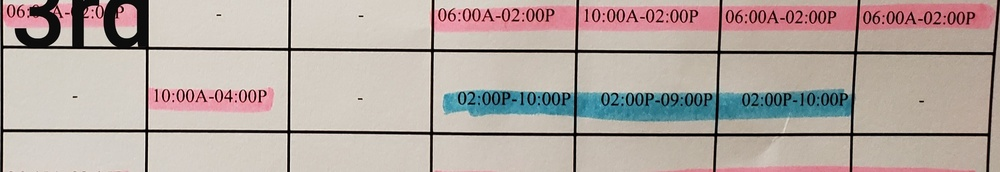
#> input picture Test Images/schedule_test_1.jpg, 1000 x 172 px, shrunk from 2811 x 483 before the run; its folder holds only this picture in this run
$ python -i OCR.py   (imports and definitions only)
#> lines starting #> are read from the running program, lines starting #| are printed output that depends on the picture
import pytesseract
from PIL import Image, ImageOps, ImageEnhance
import copy
import os.path
import sys
import stat
import time

pytesseract.pytesseract.tesseract_cmd = r'C:\Program Files\Tesseract-OCR\tesseract.exe'

# [52 lines left out: function split_schedule, not called in this run]


def ocr_core(filename):
    """Takes a file, reads the text on it with Pytesseract, cleans the text, and returns it"""
#> called with filename = 'Test Images/schedule_test_1.jpg'

    img = Image.open(filename)
#> img is the input picture: PIL image 1000x172 RGB; mean R, G, B 180.5, 168.2, 162.4
    width, height = img.size
#> width = 1000; height = 172

    # brightens the image
    enhancer = ImageEnhance.Brightness(img)
    img = enhancer.enhance(2)
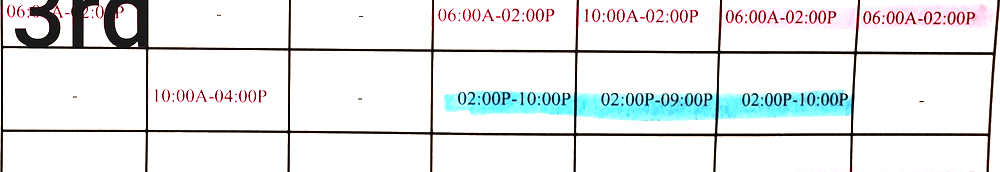
#> img: PIL image 1000x172 RGB; mean R, G, B 231.9, 234.3, 235

    # sharpens the image
    enhancer = ImageEnhance.Sharpness(img)
    for i in range(8):
        factor = i / 4.0
        enhancer.enhance(factor) #.show("Sharpness %f" % factor)

    # grayscales the image
    img = ImageOps.grayscale(img)
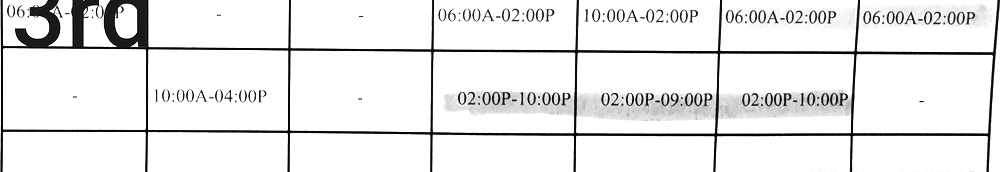
#> img: PIL image 1000x172 L; min 0, max 255, mean 233.7

    #img.show()

    # OCR
#> (the run stopped early here; a loop or call above may not have finished)

$ run again, on Test Images/schedule_test_2.jpg
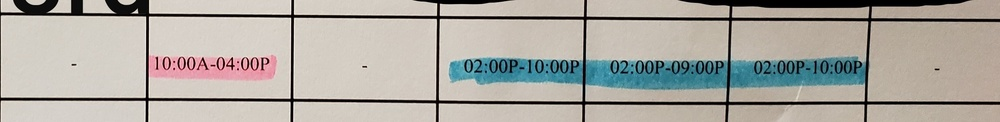
#> input picture Test Images/schedule_test_2.jpg, 1000 x 122 px, shrunk from 2757 x 336 before the run
#> in ocr_core, img is the input picture: PIL image 1000x122 RGB; mean R, G, B 172.8, 169.2, 162.1
#> in ocr_core, `img = enhancer.enhance(2)`:
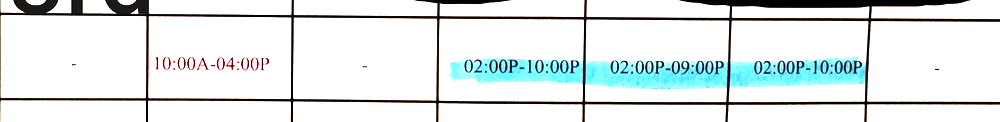
#> img: PIL image 1000x122 RGB; mean R, G, B 224.9, 232, 232.3
#> in ocr_core, `img = ImageOps.grayscale(img)`:
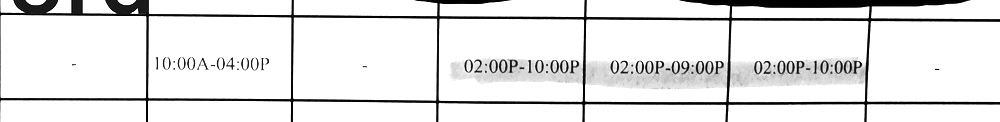
#> img: PIL image 1000x122 L; min 0, max 255, mean 229.9

$ run again, on Test Images/schedule_test_3.jpg
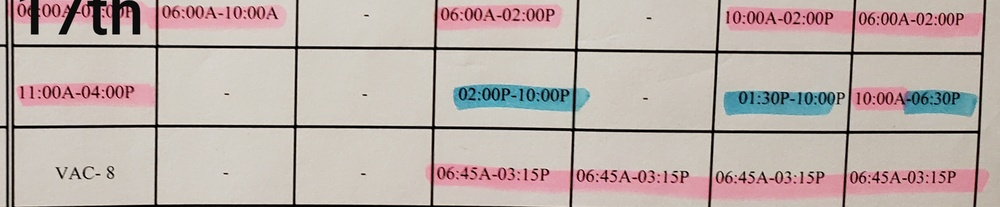
#> input picture Test Images/schedule_test_3.jpg, 1000 x 207 px, shrunk from 2671 x 554 before the run
#> in ocr_core, img is the input picture: PIL image 1000x207 RGB; mean R, G, B 189.2, 176, 171
#> in ocr_core, `img = enhancer.enhance(2)`:
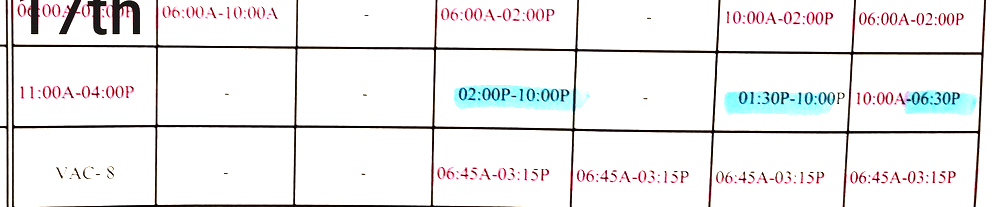
#> img: PIL image 1000x207 RGB; mean R, G, B 239, 237.9, 238.3
#> in ocr_core, `img = ImageOps.grayscale(img)`:
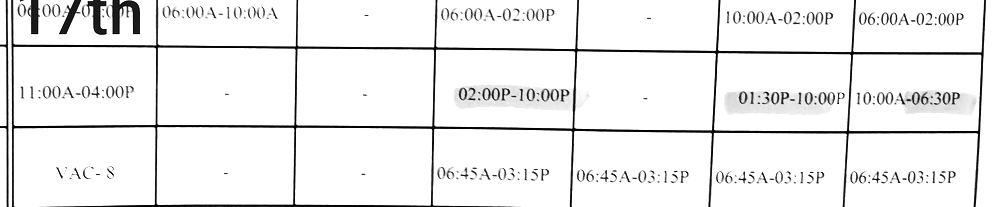
#> img: PIL image 1000x207 L; min 0, max 255, mean 238.3

$ run again, on Test Images/schedule_test_4.jpg
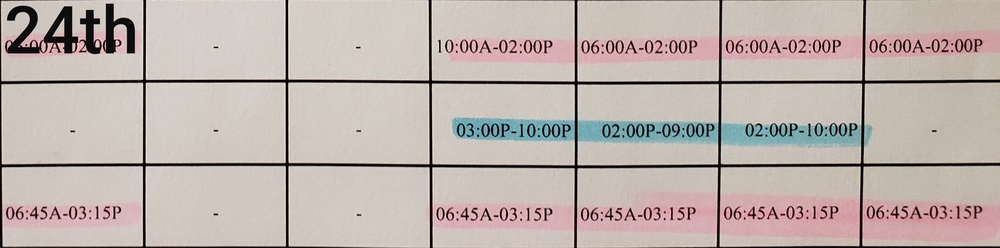
#> input picture Test Images/schedule_test_4.jpg, 1000 x 248 px, shrunk from 2691 x 668 before the run
#> in ocr_core, img is the input picture: PIL image 1000x248 RGB; mean R, G, B 190.6, 178.5, 173.1
#> in ocr_core, `img = enhancer.enhance(2)`:
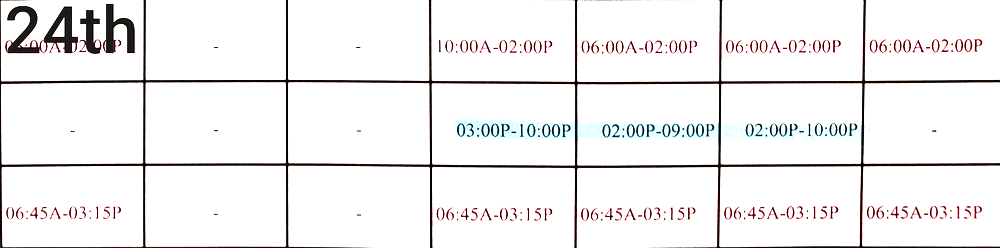
#> img: PIL image 1000x248 RGB; mean R, G, B 241.1, 239.5, 239.5
#> in ocr_core, `img = ImageOps.grayscale(img)`:
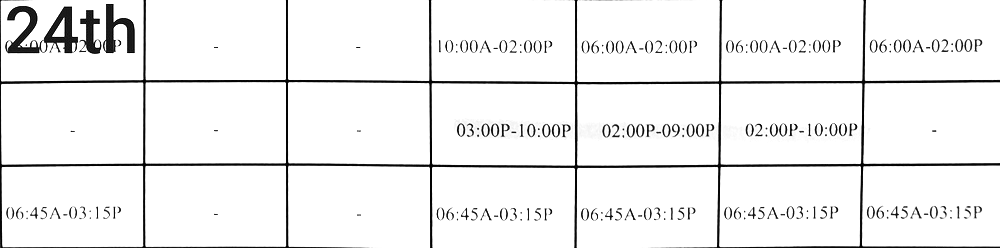
#> img: PIL image 1000x248 L; min 0, max 255, mean 240
